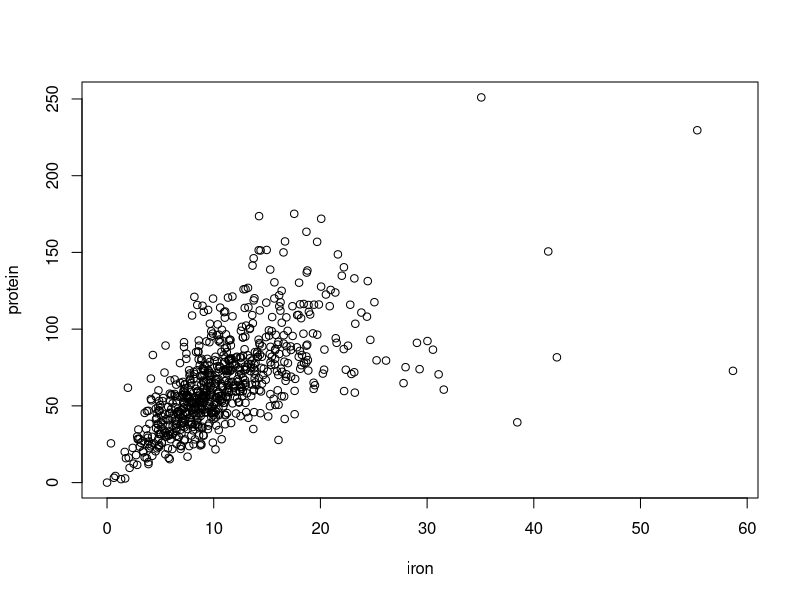

Write the R code that produced this figure.
# Import data in R
nutrient=read.table('nutrient.txt',header=TRUE,sep='\t')
# IMPORTANT: CHECK sep in the txt file!!!

# Look at first 6 observations
head(nutrient)

# Make the variables in the data.frame directly accessible
attach(nutrient)

# Compute summary statistics, mean, sd, sample size...
summary(calcium)
mean(calcium)
sd(calcium)
length(calcium)

# Scatterplot and correlation
plot(iron,protein)
cor(iron,protein)

# Detach the data.frame
detach(nutrient)




# Quantile function for normal distribution (arguments: probability, mean, sd)
?qnorm
qnorm(0.975) 
# Quantile function for t distribution (arguments: probability, degrees of freedom)
?qt
qt(0.975,100)
# Distribution function for normal distribution (arguments: quantile, mean, sd)
pnorm(1.96) 
# Distribution function for t distribution (arguments: quantile, degrees of freedom)
pt(2,100)

